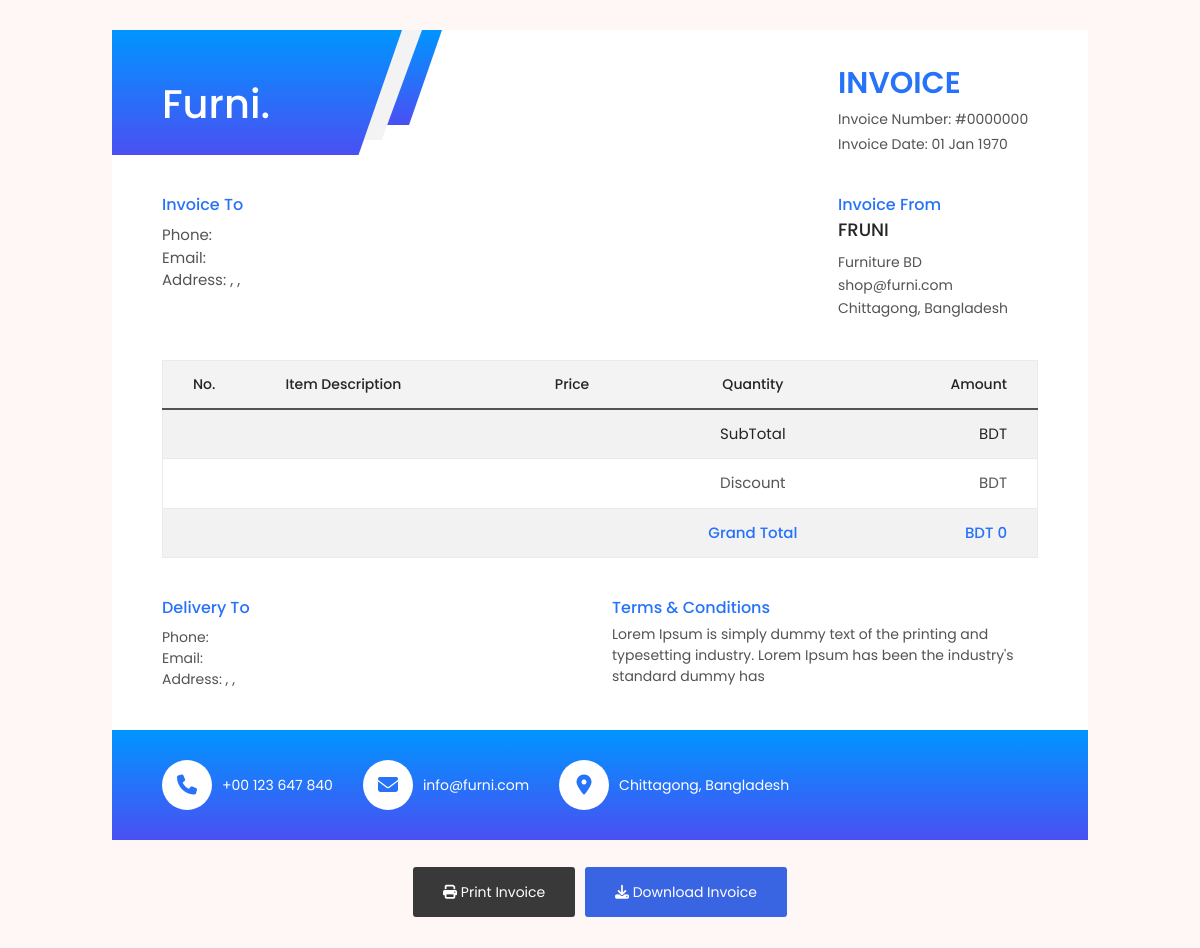
The page /invoice.php?txnid=SSLCZ_TEST_66bae364a4b1c on the database as committed earlier.
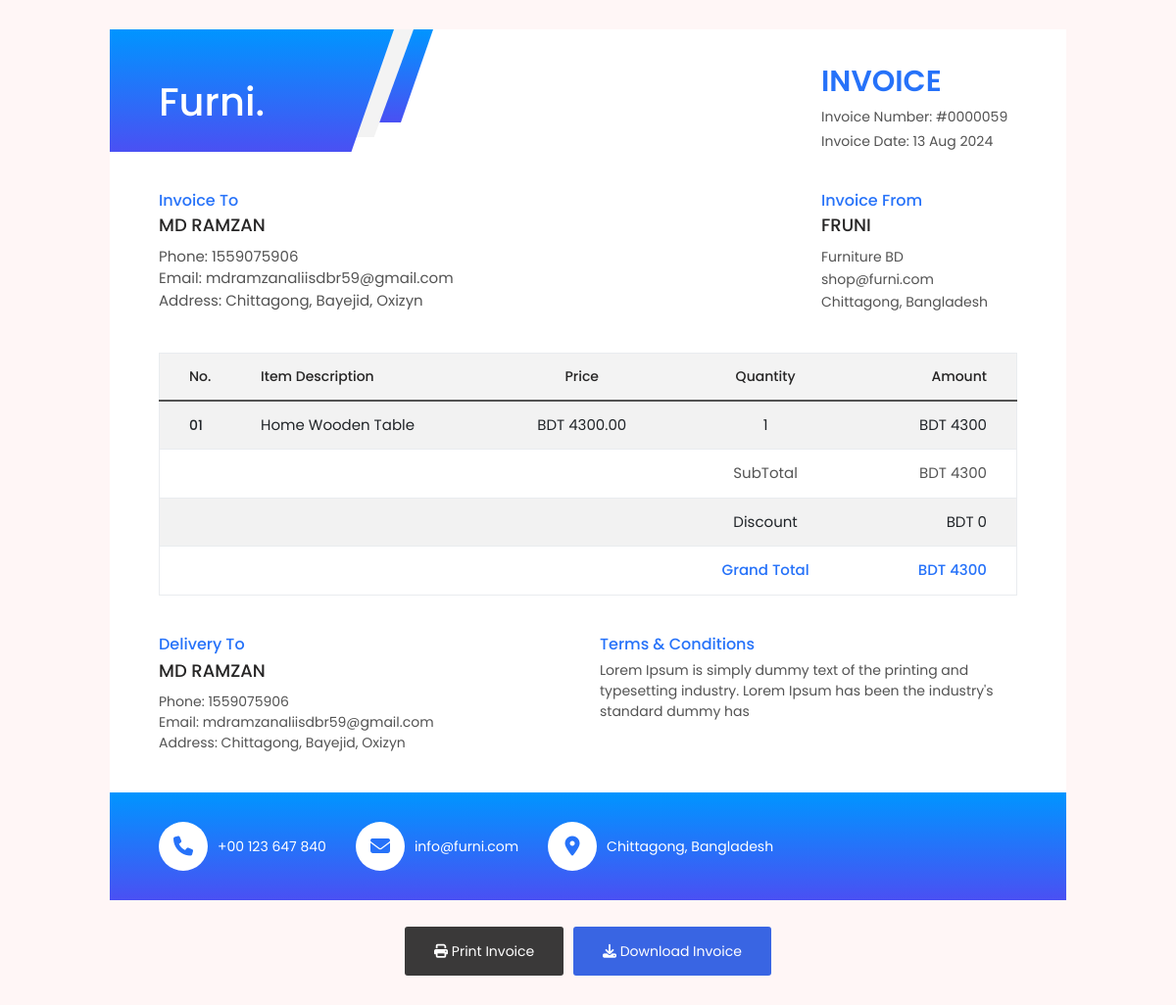
The same page on the database as committed later.
### tables this page shows
CREATE TABLE `orders` (
  `id` int(11) NOT NULL AUTO_INCREMENT,
  `bill_country` varchar(50) NOT NULL,
  `ship_country` varchar(50) NOT NULL,
  `bill_first_name` varchar(50) NOT NULL,
  `ship_first_name` varchar(50) NOT NULL,
  `bill_last_name` varchar(50) NOT NULL,
  `ship_last_name` varchar(50) NOT NULL,
  `bill_company_name` varchar(100) NOT NULL,
  `ship_company_name` varchar(100) NOT NULL,
  `bill_address` varchar(100) NOT NULL,
  `ship_address` varchar(100) NOT NULL,
  `bill_state` varchar(50) NOT NULL,
  `ship_state` varchar(50) NOT NULL,
  `bill_post` varchar(50) NOT NULL,
  `ship_post` varchar(50) NOT NULL,
  `bill_email` varchar(50) NOT NULL,
  `ship_email` varchar(50) NOT NULL,
  `bill_phone` int(15) NOT NULL,
  `ship_phone` int(15) NOT NULL,
  `total_amount` decimal(10,2) NOT NULL,
  `discount` decimal(10,2) NOT NULL,
  `total_qty` int(11) NOT NULL,
  `cart_data` text NOT NULL,
  `coupon_code` varchar(255) NOT NULL,
  `payment_method` varchar(255) DEFAULT NULL,
  `shiping_charge` decimal(10,2) NOT NULL DEFAULT 0.00,
  `notes` varchar(500) NOT NULL,
  `transaction_id` varchar(255) DEFAULT NULL,
  `status` varchar(50) DEFAULT NULL,
  `status_date` date DEFAULT NULL,
  `created_at` date DEFAULT NULL,
  `created_by` int(11) DEFAULT NULL,
  `updated_by` int(11) DEFAULT NULL,
  `updated_at` date DEFAULT NULL,
  `deleted_at` date DEFAULT NULL,
  PRIMARY KEY (`id`)
);

### admin/class/crud.php (called while the page is built, shortened)
<?php
    class crud{
        private $host='localhost';
        private $connection;
        public function __construct($user,$password,$database){
            $this->user=$user;
            $this->password=$password;
            $this->database=$database;
            $this->connection=new mysqli($this->host,$this->user,$this->password,$this->database);
        }
        public function common_select_single($table,$fields='*',$condition=false,$sort_field=false,$sort='ASC'){
            $result=array();
            $error=false;
            $sql="select $fields from $table where deleted_at is null ";
            if(is_array($condition)){
                $sql.=" and ";
                foreach($condition as $k=>$v){
                    $v = $this->connection->real_escape_string($v);
                    $sql.="$k='$v' and ";
                }
                $sql=rtrim($sql,'and ');
            }
            $rs=$this->connection->query($sql);
            if($rs){
                if($rs->num_rows > 0){
                    while($r=$rs->fetch_object()){
                        $result=$r;
                    }
                }
            }else{
                $error=$this->connection->error;
            }
            $return = array('data'=>$result,'error'=>$error);
            return $return;
        }
    }
?>

### include/connection.php (called while the page is built, shortened)
<?php
    include_once('admin/class/crud.php');
    $mysqli=new crud("root","","sports_store");
?>

### invoice.php (the view, shortened to what this page needs)
<?php require_once('include/connection.php'); ?>
<!DOCTYPE html>
<html lang="zxx">
<head>
    <link type="text/css" rel="stylesheet" href="assets/css/bootstrap.min.css">
    <link type="text/css" rel="stylesheet" href="https://cdnjs.cloudflare.com/ajax/libs/font-awesome/6.5.2/css/all.min.css">
    <link type="text/css" rel="stylesheet" href="css/invoice.css">
</head>
<body>
<?php
    $invdata=array();
    $con['transaction_id']=$_GET['txnid'];
    $result=$mysqli->common_select_single('orders','*',$con);
    if($result){
        if($result['data']){
            $invdata=$result['data'];
        }
    }
?>
<div class="invoice-2 invoice-content">
    <div class="container">
        <div class="row">
            <div class="col-lg-12">
                <div class="invoice-inner clearfix">
                    <div class="invoice-info clearfix" id="invoice_wrapper">
                        <div class="invoice-headar">
                            <div class="row">
                                <div class="col-sm-6">
                                    <div class="invoice-logo">
                                        <div class="logo">
                                            <h1 style="color:white">Furni.</h1>
                                        </div>
                                    </div>
                                </div>
                                <div class="col-sm-6">
                                    <div class="invoice-id">
                                        <div class="info">
                                            <h1 class="inv-header-1">Invoice</h1>
                                            <p class="mb-1">Invoice Number: <span>#<?= str_pad($invdata->id,7,"0",STR_PAD_LEFT) ?></span></p>
                                            <p class="mb-0">Invoice Date: <span><?= date('d M Y',strtotime($invdata->created_at)) ?></span></p>
                                        </div>
                                    </div>
                                </div>
                            </div>
                        </div>
                        <div class="invoice-top">
                            <div class="row">
                                <div class="col-sm-6">
                                    <div class="invoice-number mb-30">
                                        <h4 class="inv-title-1">Invoice To</h4>
                                        <h2 class="name"><?= $invdata->bill_first_name ?> <?= $invdata->bill_last_name ?></h2>
                                        <span>Phone: <?= $invdata->bill_phone ?></span><br/>
                                        <span>Email: <?= $invdata->bill_email ?></span><br/>
                                        <span>Address: <?= $invdata->bill_address ?>, <?= $invdata->bill_state ?>, <?= $invdata->bill_post ?></span>
                                    </div>
                                </div>
                                <div class="col-sm-6">
                                    <div class="invoice-number mb-30">
                                        <div class="invoice-number-inner">
                                            <h4 class="inv-title-1">Invoice From</h4>
                                            <h2 class="name">Fruni</h2>
                                            <p class="invo-addr-1">
                                                Furniture BD  <br/>
                                                shop@furni.com <br/>
                                                Chittagong, Bangladesh <br/>
                                            </p>
                                        </div>
                                    </div>
                                </div>
                            </div>
                        </div>
                        <div class="invoice-center">
                            <div class="table-responsive">
                                <table class="table mb-0 table-striped invoice-table">
                                    <thead class="bg-active">
                                    <tr class="tr">
                                        <th>No.</th>
                                        <th class="pl0 text-start">Item Description</th>
                                        <th class="text-center">Price</th>
                                        <th class="text-center">Quantity</th>
                                        <th class="text-end">Amount</th>
                                    </tr>
                                    </thead>
                                    <tbody>
                                        <?php
                                            $cartdata=json_decode(base64_decode($invdata->cart_data));
                                            $i=0;
                                            foreach($cartdata->item as $item){
                                        ?>
                                            <tr class="tr">
                                                <td>
                                                    <div class="item-desc-1">
                                                        <span><?= str_pad(++$i,2,"0",STR_PAD_LEFT) ?></span>
                                                    </div>
                                                </td>
                                                <td class="pl0"><?= $item->product_name ?></td>
                                                <td class="text-center">BDT <?= $item->price ?></td>
                                                <td class="text-center"><?= $item->qty ?></td>
                                                <td class="text-end">BDT <?= $item->price * $item->qty ?></td>
                                            </tr>
                                        <?php } ?>
                                    <tr class="tr2">
                                        <td></td>
                                        <td></td>
                                        <td></td>
                                        <td class="text-center">SubTotal</td>
                                        <td class="text-end">BDT <?= $cartdata->total ?></td>
                                    </tr>
                                    <tr class="tr2">
                                        <td></td>
                                        <td></td>
                                        <td></td>
                                        <td class="text-center">Discount</td>
                                        <td class="text-end">BDT <?= $cartdata->discount ?></td>
                                    </tr>
                                    <tr class="tr2">
                                        <td></td>
                                        <td></td>
                                        <td></td>
                                        <td class="text-center f-w-600 active-color">Grand Total</td>
                                        <td class="f-w-600 text-end active-color">BDT <?= $cartdata->total - $cartdata->discount ?></td>
                                    </tr>
                                    </tbody>
                                </table>
                            </div>
                        </div>
                        <div class="invoice-bottom">
                            <div class="row">
                                <div class="col-lg-6 col-md-5 col-sm-5">
                                    <div class="payment-method mb-30">
                                        <h3 class="inv-title-1">Delivery To</h3>
                                        <h2 class="name"><?= $invdata->ship_first_name ?> <?= $invdata->ship_last_name ?></h2>
                                        <span>Phone: <?= $invdata->ship_phone ?></span><br/>
                                        <span>Email: <?= $invdata->ship_email ?></span><br/>
                                        <span>Address: <?= $invdata->ship_address ?>, <?= $invdata->ship_state ?>, <?= $invdata->ship_post ?></span>
                                    </div>
                                </div>
                                <div class="col-lg-6 col-md-7 col-sm-7">
                                    <div class="terms-conditions mb-30">
                                        <h3 class="inv-title-1">Terms & Conditions</h3>
                                        <p>Lorem Ipsum is simply dummy text of the printing and typesetting industry. Lorem Ipsum has been the industry's standard dummy has</p>
                                    </div>
                                </div>
                            </div>
                        </div>
                        <div class="invoice-contact clearfix">
                            <div class="row g-0">
                                <div class="col-sm-12">
                                    <div class="contact-info clearfix">
                                        <a href="tel:+55-4XX-634-7071" class="d-flex"><i class="fa fa-phone"></i> +00 123 647 840</a>
                                        <a href="tel:info@themevessel.com" class="d-flex"><i class="fa fa-envelope"></i> info@furni.com</a>
                                        <a href="tel:info@themevessel.com" class="mr-0 d-flex d-none-580"><i class="fa-solid fa-location-dot"></i> Chittagong, Bangladesh</a>
                                    </div>
                                </div>
                            </div>
                        </div>
                    </div>
                    <div class="invoice-btn-section clearfix d-print-none">
                        <a href="javascript:window.print()" class="btn btn-lg btn-print">
                            <i class="fa fa-print"></i> Print Invoice
                        </a>
                        <a id="invoice_download_btn" class="btn btn-lg btn-download btn-theme">
                            <i class="fa fa-download"></i> Download Invoice
                        </a>
                    </div>
                </div>
            </div>
        </div>
    </div>
</div>
</body>
</html>

Rows that differ between the two databases and show on the page:
added orders: id "0000059", created_at "13 Aug 2024", bill_first_name "MD", bill_last_name "RAMZAN", bill_phone "1559075906", bill_email "mdramzanaliisdbr59@gmail.com", bill_address "Chittagong", bill_state "Bayejid", bill_post "Oxizyn", ship_first_name "MD", ship_last_name "RAMZAN", ship_phone "1559075906", ship_email "mdramzanaliisdbr59@gmail.com", ship_address "Chittagong", ship_state "Bayejid", ship_post "Oxizyn"
Other text that changed with them:
$cartdata->total: (not shown) → "4300"
$cartdata->discount: (not shown) → "0"
$cartdata->total - $cartdata->discount: "0" → "4300"
str_pad($invdata->id,7,"0",STR_PAD_LEFT): "0000000" → (not shown)
date('d M Y',strtotime($invdata->created_at)): "01 Jan 1970" → (not shown)
new list line: "01 Home Wooden Table BDT 4300.00 1 BDT 4300"
